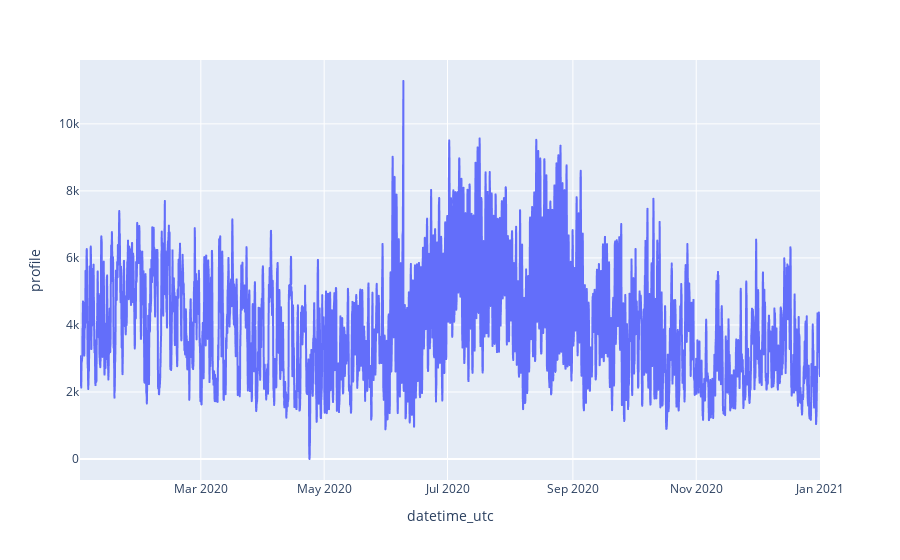

Notebook code for this chart:
### Code cell
toplot = residual_profiles[(residual_profiles.ba_code==ba) & (residual_profiles.fuel_category_eia930 =="natural_gas")]
px.line(toplot,x="datetime_utc", y="profile")

### Figure 1 — Plotly figure (JSON) as saved in the notebook; plotly's stock layout.template omitted (floating-point values rounded to 4 significant figures; data arrays with more than 128 entries replaced by an {"elided": "..."} marker saying what was removed)
{"data": [{"hovertemplate": "datetime_utc=%{x}<br>profile=%{y}<extra></extra>", "legendgroup": "", "line": {"color": "#636efa", "dash": "solid"}, "marker": {"symbol": "circle"}, "mode": "lines", "name": "", "showlegend": false, "type": "scattergl", "x": {"elided": "8784 str values"}, "xaxis": "x", "y": {"elided": "8784 float values"}, "yaxis": "y"}], "layout": {"legend": {"tracegroupgap": 0}, "margin": {"t": 60}, "xaxis": {"anchor": "y", "domain": [0, 1], "title": {"text": "datetime_utc"}}, "yaxis": {"anchor": "x", "domain": [0, 1], "title": {"text": "profile"}}}}
